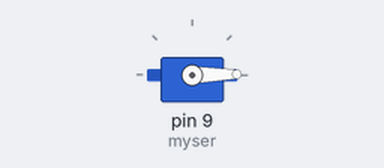
Simulated run of this sketch. Board: Arduino Uno, built with avr-gcc and run on an emulated ATmega328P. On the bench: servo.

Above: at 0.1 s.
Timing chart, 0 to 130.0 s (numbered marks = the images above):
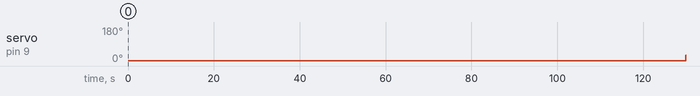

Measured:
- by itself, servo on pin 9 (myser): 1° → 31° at 130 s

The sketch:

servo_forback.ino
```cpp
#include<Servo.h>
Servo myser;
int pos=0;
void setup()
{
  myser.attach(9);
}
void loop()
{
for(pos=0;pos<180;pos+=1)
{
  myser.write(pos);
  delay(0);
}

for(pos=180;pos>=1;pos-=1)
{
  myser.write(pos);
  delay(0);
}

}
```
